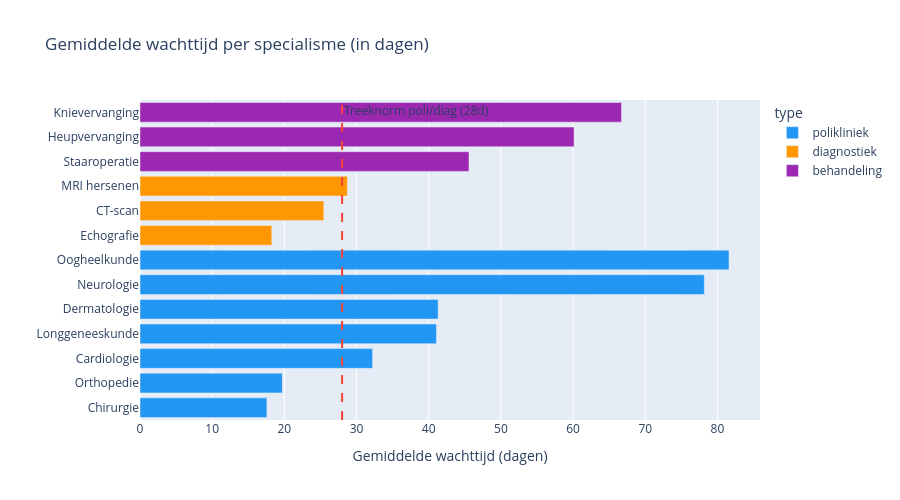

Notebook source saved alongside this figure:
### Code cell
# Stap 2 — plotten met de aggregatie als input
fig = px.bar(
    gem,
    x="gem_wachttijd",
    y="specialisme",
    orientation="h",
    title="Gemiddelde wachttijd per specialisme (in dagen)",
    labels={"gem_wachttijd": "Gemiddelde wachttijd (dagen)", "specialisme": ""},
    color="type",
    color_discrete_map={"polikliniek": "#2196F3", "diagnostiek": "#FF9800", "behandeling": "#9C27B0"},
)

# verticale streep op 28 dagen = treeknorm voor poli/diagnostiek
fig.add_vline(x=28, line_dash="dash", line_color="#F44336", annotation_text="Treeknorm poli/diag (28d)")
fig.update_layout(height=500)
fig.show()

### Figure 1 — Plotly figure (JSON) as saved in the notebook; plotly's stock layout.template omitted (floating-point values rounded to 4 significant figures)
{"data": [{"hovertemplate": "type=polikliniek<br>Gemiddelde wachttijd (dagen)=%{x}<br>=%{y}<extra></extra>", "legendgroup": "polikliniek", "marker": {"color": "#2196F3", "pattern": {"shape": ""}}, "name": "polikliniek", "orientation": "h", "showlegend": true, "textposition": "auto", "type": "bar", "x": [17.58, 19.71, 32.22, 41.07, 41.3, 78.18, 81.6], "xaxis": "x", "y": ["Chirurgie", "Orthopedie", "Cardiologie", "Longgeneeskunde", "Dermatologie", "Neurologie", "Oogheelkunde"], "yaxis": "y"}, {"hovertemplate": "type=diagnostiek<br>Gemiddelde wachttijd (dagen)=%{x}<br>=%{y}<extra></extra>", "legendgroup": "diagnostiek", "marker": {"color": "#FF9800", "pattern": {"shape": ""}}, "name": "diagnostiek", "orientation": "h", "showlegend": true, "textposition": "auto", "type": "bar", "x": [18.26, 25.46, 28.73], "xaxis": "x", "y": ["Echografie", "CT-scan", "MRI hersenen"], "yaxis": "y"}, {"hovertemplate": "type=behandeling<br>Gemiddelde wachttijd (dagen)=%{x}<br>=%{y}<extra></extra>", "legendgroup": "behandeling", "marker": {"color": "#9C27B0", "pattern": {"shape": ""}}, "name": "behandeling", "orientation": "h", "showlegend": true, "textposition": "auto", "type": "bar", "x": [45.58, 60.14, 66.71], "xaxis": "x", "y": ["Staaroperatie", "Heupvervanging", "Knievervanging"], "yaxis": "y"}], "layout": {"annotations": [{"showarrow": false, "text": "Treeknorm poli/diag (28d)", "x": 28, "xanchor": "left", "xref": "x", "y": 1, "yanchor": "top", "yref": "y domain"}], "barmode": "relative", "height": 500, "legend": {"title": {"text": "type"}, "tracegroupgap": 0}, "shapes": [{"line": {"color": "#F44336", "dash": "dash"}, "type": "line", "x0": 28, "x1": 28, "xref": "x", "y0": 0, "y1": 1, "yref": "y domain"}], "title": {"text": "Gemiddelde wachttijd per specialisme (in dagen)"}, "xaxis": {"anchor": "y", "domain": [0.0, 1.0], "title": {"text": "Gemiddelde wachttijd (dagen)"}}, "yaxis": {"anchor": "x", "domain": [0.0, 1.0], "title": {"text": ""}}}}
